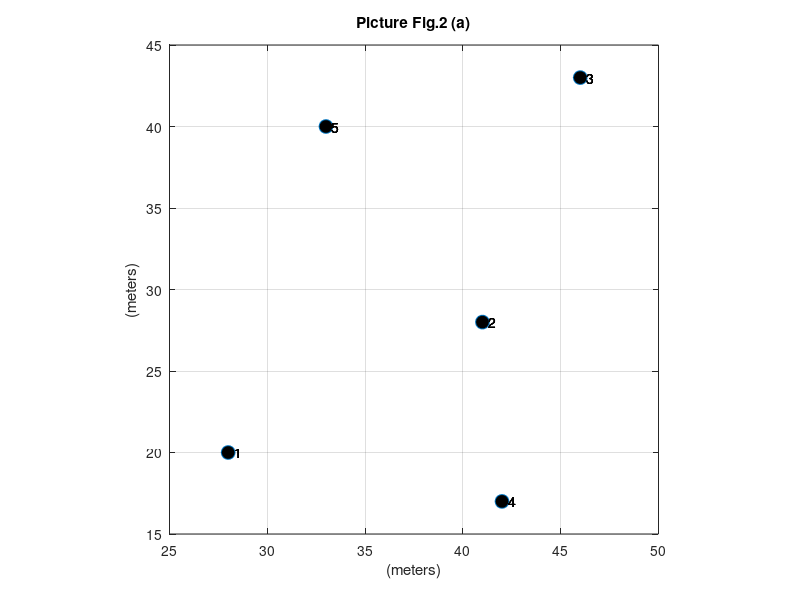

The MATLAB script that drew this image:
%Picture Fig.1 (a)
clc
clear
x = floor(rand(1,5)*50);
y = floor(rand(1,5)*50);
axis([0 50 0 50])
Z = [1   2  3  4  5];
plot(x,y,'o','MarkerSize',10,'MarkerFaceColor','k'),grid
axis('square')
title('Picture Fig.2 (a)'),xlabel('(meters)'),ylabel('(meters)')

for i = 1:1:5
    text(x,y,[['  ';'  ';'  ';'  ';'  '],int2str(Z')]) ;
end
Position = [x',y'];
